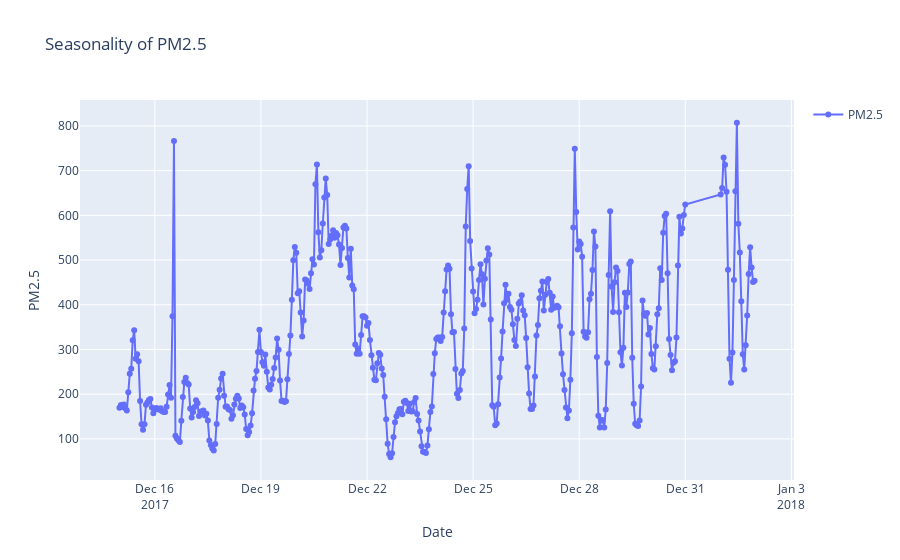

The notebook cell saved with this chart:
### Markdown cell above
## Seasonality Graph of Any Variable

### Code cell
ui.seasonality_plot(df,'2017-12-15', '2018-1-1','PM2.5')

### Figure 1 — Plotly figure (JSON) as saved in the notebook; plotly's stock layout.template omitted (floating-point values rounded to 4 significant figures; data arrays with more than 128 entries replaced by an {"elided": "..."} marker saying what was removed)
{"data": [{"mode": "lines+markers", "name": "PM2.5", "type": "scatter", "x": {"elided": "409 str values"}, "xaxis": "x", "y": {"elided": "409 float values"}, "yaxis": "y"}], "layout": {"showlegend": true, "title": {"text": "Seasonality of PM2.5"}, "xaxis": {"anchor": "y", "domain": [0, 1], "title": {"text": "Date"}}, "yaxis": {"anchor": "x", "domain": [0, 1], "title": {"text": "PM2.5"}}}}
